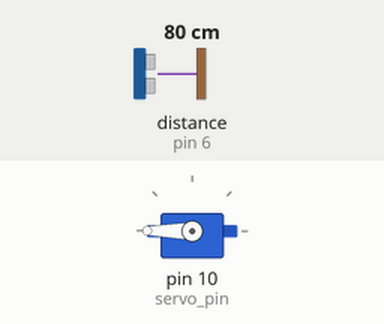
This sketch was run on a simulated Arduino Uno, built with avr-gcc and run on an emulated ATmega328P. Parts: servo. Wiring (inferred from the names in the program): ultrasonic range finder: trigger pin 5; echo pin 6. The test bench sets the inputs (shaded band); at power-on: distance to the obstacle (sensor on pin 6) 80 cm. The echo pulse lasts 58.3 µs per cm; what the sketch prints to the serial monitor is not drawn.

Above: at 1.2 s.
1.3 s: distance to the obstacle (sensor on pin 6) set to 18 cm
At 1.6 s:
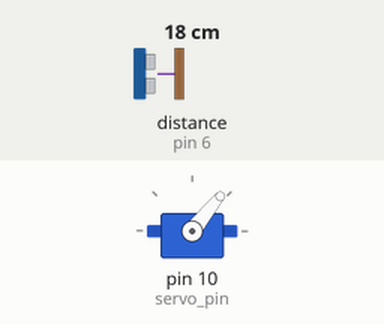
2.8 s: distance to the obstacle (sensor on pin 6) set to 35 cm
At 3.9 s:
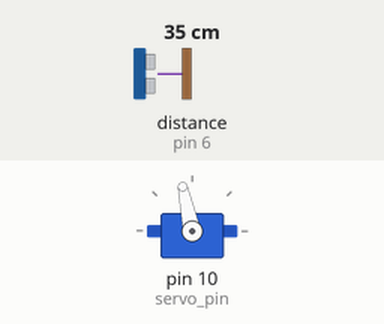
4.3 s: distance to the obstacle (sensor on pin 6) set to 250 cm
At 5.5 s:
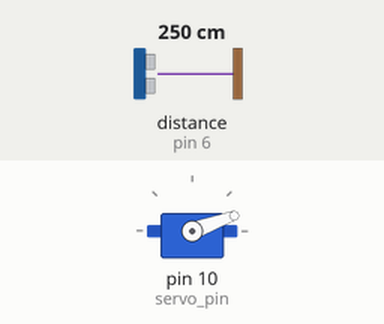
5.8 s: distance to the obstacle (sensor on pin 6) set to 57 cm
At 6.4 s:
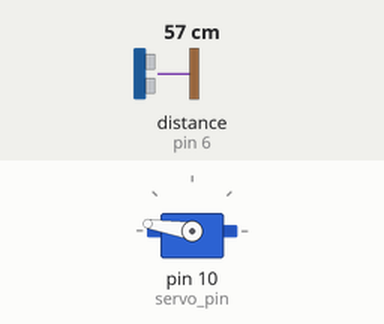
7.3 s: distance to the obstacle (sensor on pin 6) set to 183 cm
At 7.7 s:
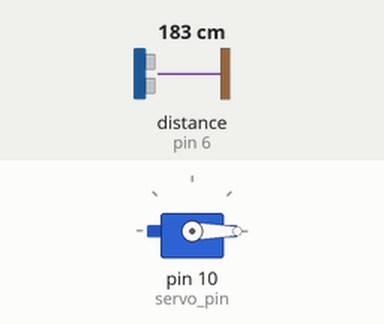
8.8 s: distance to the obstacle (sensor on pin 6) set to 120 cm
At 10.1 s:
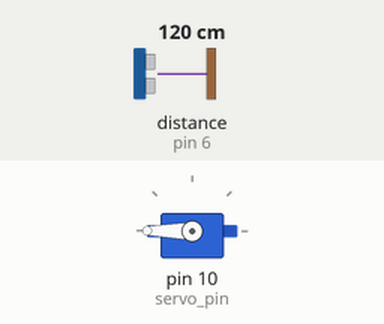
Timing chart, 0 to 11.3 s (numbered marks = the images above; inputs shaded):
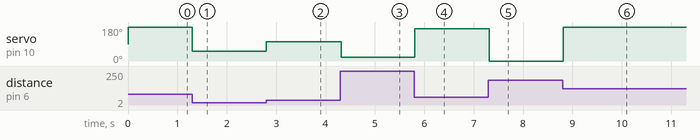

The sketch:

OLED.ino
```cpp
/*
서보모터
거리에 따라서 서보모터 제어 like 차량 게이지
+ 부저음
*/

#include <Servo.h>

const int servo_pin = 10;
Servo servo;

int max_dist = 60;
int curr_angle = 0;
int stop_dist = 10;
unsigned long prevTime = 0; // will store last time servo was updated
const long interval = 20;  // interval at which to update servo (milliseconds)


const int trig_pin = 5;
const int echo_pin = 6;

void setup() {
  Serial.begin(115200);
  servo.attach(servo_pin);

  pinMode(trig_pin, OUTPUT);
  pinMode(echo_pin, INPUT);
}

void servo_up(){
  for (int i=0; i<=180; i++){
    servo.write(i);
    delay(5);
  }
}

void servo_down(){
  for (int i=180; i>=0; i--){
    servo.write(i);
    delay(5);
  }
}

void loop() {
  // servo.write(0);
  // delay(500);

  ready_ultra(trig_pin);
  long duration = pulseIn(echo_pin, HIGH);
  long dist = (duration/2) / 29.1;
  float filtervalue = 0;
  // Serial.println("check");
  Serial.println(dist);


  servo_control_by_sonic_stop(max_dist, dist, stop_dist);
}

void servo_control_by_sonic_stop(int max_dist, int dist, int stop_dist){
  // int dist; // receive ultrasonic distance
  int servo_angle = map(dist, 0, max_dist, 0, 180);

  if (dist <= stop_dist){
    servo.write(curr_angle);
    Serial.print("STOP!");
  }
  else {
    curr_angle = servo_angle;

    unsigned long currentTime = millis();
    if (currentTime - prevTime >= interval) {
      // Save the last time you updated the servo
      prevTime = currentTime;
    }


    servo.write(curr_angle);
    // delay(1000);


    Serial.print("Dist : ");
    Serial.print(dist);
    Serial.print("\tAngle : ");
    Serial.println(servo_angle);
  }
}


void servo_control_by_sonic_slow(int max_dist, int dist, int stop_dist){
  // int dist; // receive ultrasonic distance
  int servo_angle = map(dist, 0, max_dist, 0, 180);
  int slow_rate = map(dist, 0, max_dist, 1, 20);

  if (dist <= stop_dist){
    servo.write(curr_angle);
  }
  else {
    curr_angle = servo_angle;
    servo.write(curr_angle);
    delay(slow_rate);

    Serial.print("Dist : ");
    Serial.print(dist);
    Serial.print("\tAngle : ");
    Serial.println(servo_angle);
  }
}

void ready_ultra(int trigpin){
  digitalWrite(trigpin, LOW);
  delayMicroseconds(2);
  digitalWrite(trigpin, HIGH);
  delayMicroseconds(10);
  digitalWrite(trigpin, LOW);
}
```

Measured:
- after the input at 1.3 s, servo on pin 10 (servo_pin): 180° → 51° at once
- after the input at 2.8 s, servo on pin 10 (servo_pin): 51° → 102° at once
- after the input at 4.3 s, servo on pin 10 (servo_pin): 102° → 20° at once
- after the input at 5.8 s, servo on pin 10 (servo_pin): 20° → 171° at once
- after the input at 7.3 s, servo on pin 10 (servo_pin): 171° → 0° at once
- after the input at 8.8 s, servo on pin 10 (servo_pin): 0° → 180° at once
